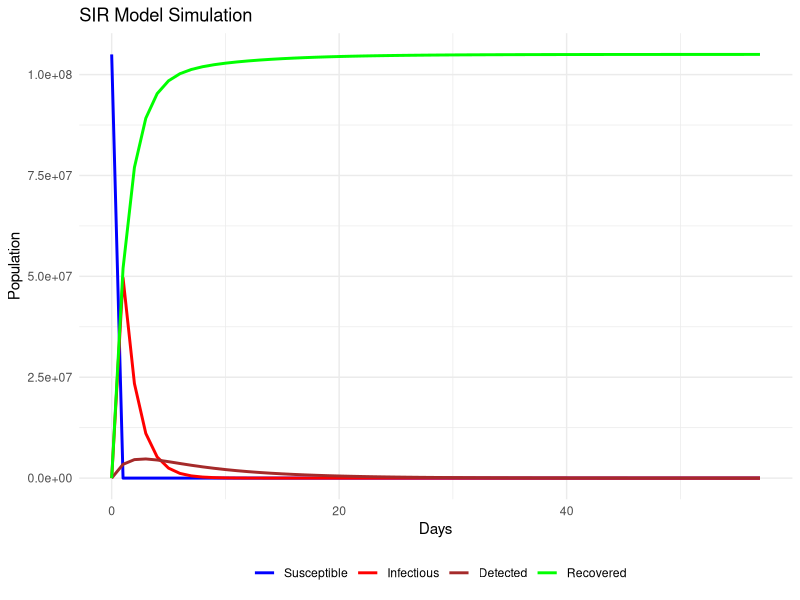

Reproduce this figure in R. (Note: this script raises an error after producing the figure.)

#title: "Group 4 SIR Model"
#author: "Group 4 members"
#date: "2024-09-25"


setwd("C:/Users/bbrsh/Desktop/Shakira/Shakira/Infectious diseases modelling opportunity Kwame Nkuruma/Hands On/Group_4/MPox_docs/Shakira")

cases<-read.csv("mpox_2024.csv")
observed_data<-cases$new_cases #Extract the weekly case counts
# Load the necessary libraries
library(deSolve)
library(ggplot2)
library(reshape2)
library(MASS)


# Define base parameters
base_params <- c(
  beta = 0.05,    # Transmission rate
  gamma_I = 0.7,    # Recovery rate for general infectious population
  sigma = 0.05,       # Detection rate
  gamma_Id = 0.14   # Recovery rate for detected population
)

# Define initial state
initial_state <- c(
  S = 105e6,    # Susceptible
  I = 20,     # Infectious
  Id = 2,     # Detected population
  R = 0       # Recovered
)

# Define the time sequence (57 weeks)
times <- seq(0, 57, by = 1)  # Replace with appropriate time frame

# Define the ODE system
mpox_model <- function(time, state, params) {
  with(as.list(c(state, params)), {
    
    # ODEs based on the flowchart parameters
    dS <- -beta * S * I
    dI <- beta * S * I - gamma_I * I - sigma * I
    dId <- sigma * I - gamma_Id * Id
    dR <- gamma_I * I + gamma_Id * Id
    
    return(list(c(dS, dI, dId, dR)))
  })
}

# Run the model
output <- ode(y = initial_state, times = times, func = mpox_model, parms = base_params)

# Rename columns for clarity
colnames(output) <- c("time", "Susceptible", "Infectious", "Detected", "Recovered")

# Check the output to ensure it's being generated (Optional)
print(head(output))

# Plot the results
ggplot(data = output, aes(x = time)) +
  geom_line(aes(y = Susceptible, color = "Susceptible"), size = 1) +
  geom_line(aes(y = Infectious, color = "Infectious"), size = 1) +
  geom_line(aes(y = Detected, color = "Detected"), size = 1) +
  geom_line(aes(y = Recovered, color = "Recovered"), size = 1) +
  labs(title = "SIR Model Simulation", x = "Days", y = "Population") +
  scale_color_manual("", 
                     breaks = c("Susceptible", "Infectious", "Detected", "Recovered"),
                     values = c("blue", "red", "brown", "green")) +
  theme_minimal() +
  theme(legend.position = "bottom")


# Define cost function for parameter estimation
cost_function <- function(pars, observed_data) {
  # Create a copy of base_params and update sigma
  params <- base_params
  params["sigma"] <- pars[1]
  
  # Simulate the model
  simulation <- ode(y = initial_state, times = times, func = mpox_model, parms = params)
  
  # Extract the number of detected individuals (Id)
  simulated_Id <- simulation[, "Id"]
  
  # Calculate the sum of squared errors
  return(sum((observed_data - simulated_Id)^2))
}
  
# Define lower and upper bounds for the parameters
lower_bounds <- c(sigma = 0.01)
upper_bounds <- c(sigma = 1)

# Initial guesses for the parameters to be estimated
initial_guesses <- lower_bounds

# Perform parameter estimation using optim with bounds
fit <- optim(par = initial_guesses, fn = cost_function, observed_data = observed_data, 
             method = "L-BFGS-B", lower = lower_bounds, upper = upper_bounds, hessian = TRUE)

# Extract the estimated parameters
estimated <- fit$par
##names(estimated) <- c("sigma")
print(estimated)

# Compute confidence intervals
hessian_matrix <- fit$hessian
cov_matrix <- solve(hessian_matrix)  # Invert the Hessian matrix to get the covariance matrix
std_errors <- sqrt(diag(cov_matrix))  # Standard errors of the parameters
conf_intervals <- cbind(estimated - 1.96 * std_errors, estimated + 1.96 * std_errors)
print(conf_intervals)

params["sigma"] <- estimated["sigma"]
